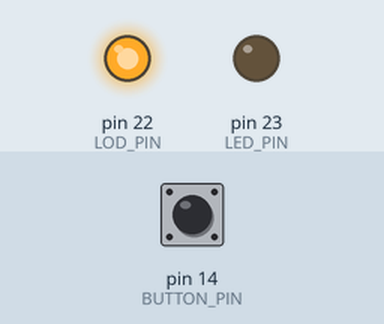
Simulated run of this sketch. Board: Arduino Mega 2560, built with avr-gcc and run on an emulated ATmega2560. Parts: output pins drawn as LEDs (lit = HIGH). Inputs (shaded band) come from the test bench; at power-on: pin 14 (BUTTON_PIN) HIGH.

Above: at 1.2 s.
1.3 s: pin 14 (BUTTON_PIN) pulled LOW for 0.15 s
At 1.38 s:
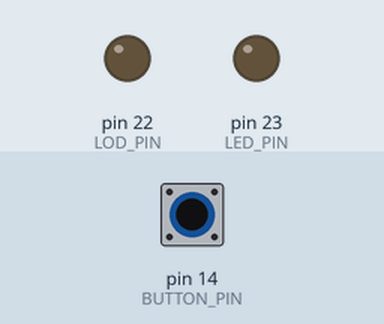
2.9 s: pin 14 (BUTTON_PIN) pulled LOW for 3.2 s
At 7.2 s:
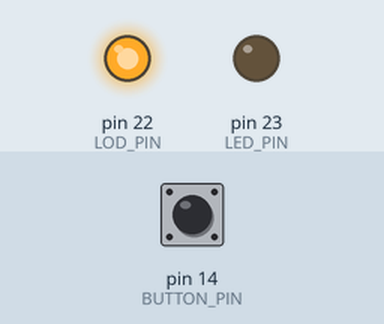
Timing chart, 0 to 8.7 s (numbered marks = the images above; inputs shaded):
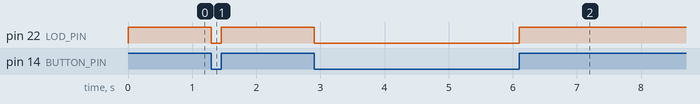

The sketch:

filtro_recursivo_singlepole.ino
```cpp
#include "filter_recursive.h"


#define BUTTON_PIN 14
#define LED_PIN 23
#define LOD_PIN 22
FR_DebounceState_t current = FR_NOT_PRESSED;
FR_DebounceState_t prev = FR_NOT_PRESSED;

void isr_button() {


  //Serial.println(digitalRead(BUTTON_PIN));
}
void setup() {

  Serial.begin(115200);
  pinMode(BUTTON_PIN, INPUT_PULLUP);
  pinMode(LED_PIN, OUTPUT);
  pinMode(LOD_PIN, OUTPUT);
  digitalWrite(LED_PIN, 1);
  digitalWrite(LOD_PIN, 1);
  //attachInterrupt(BUTTON_PIN, isr_button, CHANGE);
}

void loop() {
  FR_DebounceState_t input = (digitalRead(BUTTON_PIN) == 1 ? FR_NOT_PRESSED : FR_PRESSED);
  FR_DebounceState_t output;
  FR_DebounceSwitch_Run(input, &output);
  //prev = current;

  if (output == FR_PRESSED) {
    digitalWrite(LED_PIN, 0);
  } else {
    digitalWrite(LED_PIN, 1);
  }

  if (input == FR_PRESSED) {
    digitalWrite(LOD_PIN, 0);
  } else {
    digitalWrite(LOD_PIN, 1);
  }

  delay(1);
}
```

filter_recursive.cpp
```cpp
#include "filter_recursive.h"
#include "math.h"
#include "stdint.h"

FR_err_t FR_LowPass_SinglePole_Init(FR_LowPass_SinglePole_t* filter) {
  float cut_freq = filter->cut_freq_hz;

  float b1 = powf(FR_E, -2.0f * FR_PI * cut_freq);
  float a0 = 1.0 - b1;

  filter->a0 = a0;
  filter->b1 = b1;

  filter->yn1 = 0.0f;

  return FR_OK;
}

FR_err_t FR_LowPass_SinglePole_Run(FR_LowPass_SinglePole_t* filter, float input, float* output) {
  float yn = (filter->a0) * input + (filter->b1) * (filter->yn1);
  filter->yn1 = yn;
  *output = yn;

  return FR_OK;
}

FR_err_t FR_HighPass_SinglePole_Init(FR_HighPass_SinglePole_t* filter) {
  float cut_freq = filter->cut_freq_hz;

  float x = powf(FR_E, -2.0f * FR_PI * cut_freq);

  filter->a0 = (1.0f + x) / 2.0f;
  filter->a1 = (filter->a0) * (-1.0f);
  filter->b1 = x;

  filter->xn1 = 0.0f;
  filter->yn1 = 0.0f;
  return FR_OK;
}

FR_err_t FR_HighPass_SinglePole_Run(FR_HighPass_SinglePole_t* filter, float input, float* output) {
  float yn = (filter->a0) * input + (filter->a1) * (filter->xn1) + (filter->b1) * (filter->yn1);
  filter->xn1 = input;
  filter->yn1 = yn;
  *output = yn;
  return FR_OK;
}

FR_err_t FR_LowPass_SinglePole_FourStage_Init(FR_LowPass_SinglePole_FourStage_t* filter) {
  float cut_freq = filter->cut_freq_hz;

  float x = powf(FR_E, -2.0f * FR_PI * cut_freq);
  float x2 = x * x;
  float x3 = x2 * x;
  float x4 = x3 * x;

  filter->a0 = (1.0 - x) * (1.0 - x) * (1.0 - x) * (1.0 - x);
  filter->b1 = 4.0f * x;
  filter->b2 = -6.0f * x2;
  filter->b3 = 4.0f * x3;
  filter->b4 = -1.0f * x4;

  filter->yn1 = 0.0f;
  filter->yn2 = 0.0f;
  filter->yn3 = 0.0f;
  filter->yn4 = 0.0f;

  return FR_OK;
}

FR_err_t FR_LowPass_SinglePole_FourStage_Run(FR_LowPass_SinglePole_FourStage_t* filter, float input, float* output) {
  float yn = (filter->a0) * input + (filter->b1) * (filter->yn1) + (filter->b2) * (filter->yn2) + (filter->b3) * (filter->yn3) + (filter->b4) * (filter->yn4);
  filter->yn4 = filter->yn3;
  filter->yn3 = filter->yn2;
  filter->yn2 = filter->yn1;
  filter->yn1 = yn;
  *output = yn;

  return FR_OK;
}

FR_err_t FR_BandPass_Init(FR_NarrowBand_t* filter) {
  float fc = filter->center_freq_hz;
  float bw = filter->bandwidth_hz;
  float sample_freq = filter->sample_freq_hz;

  float fcn = fc / sample_freq;
  float bwn = bw / sample_freq;

  bool fcn_in_range = ((fcn > 0.0f) && (fcn < 0.5f));
  bool bwn_in_range = ((bwn > 0.0f) && (bwn < 0.5f));

  if (!fcn_in_range)
    return FR_FCN_NOT_IN_RANGE;
  if (!bwn_in_range)
    return FR_BWN_NOT_IN_RANGE;

  float cos2pifcn = cosf(2.0f * FR_PI * fcn);
  float R = 1.0f - 3.0f * bwn;
  float K = (1.0f - 2.0f * R * cos2pifcn + R * R) / (2.0f - 2.0f * cos2pifcn);

  filter->a0 = 1.0f - K;
  filter->a1 = 2.0f * (K - R) * cos2pifcn;
  filter->a2 = R * R - K;
  filter->b1 = 2.0f * R * cos2pifcn;
  filter->b2 = -1.0f * R * R;

  filter->xn1 = 0.0f;
  filter->xn2 = 0.0f;
  filter->yn1 = 0.0f;
  filter->yn2 = 0.0f;

  return FR_OK;
}

FR_err_t FR_BandPass_Run(FR_NarrowBand_t* filter, float input, float* output) {
  float yn = (filter->a0) * input + (filter->a1) * (filter->xn1) + (filter->a2) * (filter->xn2) + (filter->b1) * (filter->yn1) + (filter->b2) * (filter->yn2);
  filter->yn2 = filter->yn1;
  filter->yn1 = yn;
  filter->xn2 = filter->xn1;
  filter->xn1 = input;

  *output = yn * 0.5f;  // to investigate why "*0.5f"

  return FR_OK;
}

FR_err_t FR_BandReject_Init(FR_NarrowBand_t* filter) {
  float fc = filter->center_freq_hz;
  float bw = filter->bandwidth_hz;
  float sample_freq = filter->sample_freq_hz;

  float fcn = fc / sample_freq;
  float bwn = bw / sample_freq;

  bool fcn_in_range = ((fcn > 0.0f) && (fcn < 0.5f));
  bool bwn_in_range = ((bwn > 0.0f) && (bwn < 0.5f));

  if (!fcn_in_range)
    return FR_FCN_NOT_IN_RANGE;
  if (!bwn_in_range)
    return FR_BWN_NOT_IN_RANGE;

  float cos2pifcn = cosf(2.0f * FR_PI * fcn);
  float R = 1.0f - 3.0f * bwn;
  float K = (1.0f - 2.0f * R * cos2pifcn + R * R) / (2.0f - 2.0f * cos2pifcn);

  filter->a0 = K;
  filter->a1 = -2.0f * K * cos2pifcn;
  filter->a2 = K;
  filter->b1 = 2.0f * R * cos2pifcn;
  filter->b2 = -1.0f * R * R;

  filter->xn1 = 0.0f;
  filter->xn2 = 0.0f;
  filter->yn1 = 0.0f;
  filter->yn2 = 0.0f;

  return FR_OK;
}

FR_err_t FR_BandReject_Run(FR_NarrowBand_t* filter, float input, float* output) {
  float yn = (filter->a0) * input + (filter->a1) * (filter->xn1) + (filter->a2) * (filter->xn2) + (filter->b1) * (filter->yn1) + (filter->b2) * (filter->yn2);
  filter->yn2 = filter->yn1;
  filter->yn1 = yn;
  filter->xn2 = filter->xn1;
  filter->xn1 = input;

  *output = yn * 0.5f;  // to investigate why "*0.5f"

  return FR_OK;
}

FR_err_t FR_DebounceSwitch_Run(FR_DebounceState_t input, FR_DebounceState_t* output)
{
  static uint8_t y_old = 0, flag = 0;
  uint8_t temp;
  //digital filter part  y_old = x_new*0.25 + y_old*0.75
  temp = (y_old >> 2);                                //this gives y_old/4
  y_old = y_old - temp;                               //do (y_old*0.75) by subtraction
                                                      //if button is pushed, add 0.25 (3F) of new value (1.0)
  if (input == FR_PRESSED) { y_old = y_old + 0x3F; }  //

  //software schmitt trigger
  if ((y_old > 0xF0) && (flag == 0)) {
    flag = 1;
    *output = FR_PRESSED;  //output = 1;
  }
  if ((y_old < 0x0F) && (flag == 1)) {
    flag = 0;
    *output = FR_NOT_PRESSED;  //output = 0;
  }

  return FR_OK;
}
```

filter_recursive.h
```cpp
#ifndef FILTER_RECURSIVE
#define FILTER_RECURSIVE

#define FR_PI (3.14159265f)  // pi
#define FR_E (2.718281f)     // epsilon

typedef enum {
  FR_U8,
  FR_I8,
  FR_U32,
  FR_I32,
  FR_FLOAT,
  FR_DOUBLE,
} FR_Datatype_t;

typedef struct {
  float cut_freq_hz;
  float a0;
  float b1;
  float yn1;
} FR_LowPass_SinglePole_t;

typedef struct {
  float cut_freq_hz;
  float a0;
  float a1;
  float b1;
  float xn1;
  float yn1;
} FR_HighPass_SinglePole_t;

typedef struct {
  float cut_freq_hz;
  float a0;
  float b1;
  float b2;
  float b3;
  float b4;
  float yn1;
  float yn2;
  float yn3;
  float yn4;
} FR_LowPass_SinglePole_FourStage_t;

typedef struct {
  float sample_freq_hz;
  float center_freq_hz;
  float bandwidth_hz;
  float a0;
  float a1;
  float a2;
  float b1;
  float b2;
  float xn1;
  float xn2;
  float yn1;
  float yn2;
} FR_NarrowBand_t;

typedef enum{
  FR_PRESSED,
  FR_NOT_PRESSED,
}FR_DebounceState_t;

typedef enum {
  FR_OK,
  FR_INVALID_DATATYPE,
  FR_FCN_NOT_IN_RANGE,
  FR_BWN_NOT_IN_RANGE,
} FR_err_t;

// LOW PASS FOR SMOOTING
FR_err_t FR_LowPass_SinglePole_Init(FR_LowPass_SinglePole_t* filter);
FR_err_t FR_LowPass_SinglePole_Run(FR_LowPass_SinglePole_t* filter, float input, float* output);

// HIGH PASS
FR_err_t FR_HighPass_SinglePole_Init(FR_HighPass_SinglePole_t* filter);
FR_err_t FR_HighPass_SinglePole_Run(FR_HighPass_SinglePole_t* filter, float input, float* output);

// LOW PASS IMPROVED
FR_err_t FR_LowPass_SinglePole_FourStage_Init(FR_LowPass_SinglePole_FourStage_t* filter);
FR_err_t FR_LowPass_SinglePole_FourStage_Run(FR_LowPass_SinglePole_FourStage_t* filter, float input, float* output);

// BAND PASS
FR_err_t FR_BandPass_Init(FR_NarrowBand_t* filter);
FR_err_t FR_BandPass_Run(FR_NarrowBand_t* filter, float input, float* output);

// BAND REJECT
FR_err_t FR_BandReject_Init(FR_NarrowBand_t* filter);
FR_err_t FR_BandReject_Run(FR_NarrowBand_t* filter, float input, float* output);

// DEBOUNCE SWITCH
FR_err_t FR_DebounceSwitch_Run(FR_DebounceState_t input, FR_DebounceState_t* output);

#endif
```

Measured:
- after the input at 1.3 s, pin 22 (LOD_PIN): HIGH → LOW at once, → HIGH 0.15 s later
- after the input at 2.9 s, pin 22 (LOD_PIN): HIGH → LOW at once, → HIGH 3.2 s later
